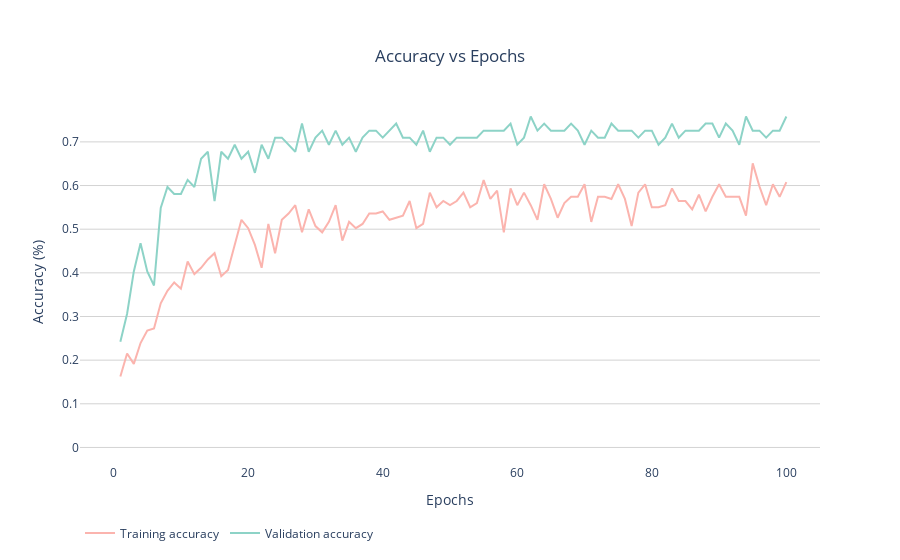
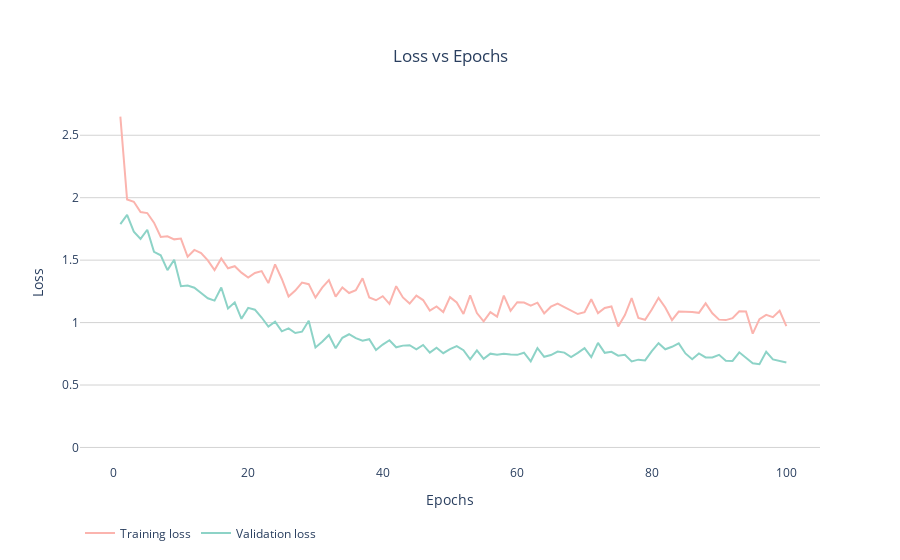

Notebook code for these charts, in order:
### Code cell
acc = history.history['acc']
val_acc = history.history['val_acc']
loss = history.history['loss']
val_loss = history.history['val_loss']
epochs = list(range(1, len(acc)+1))

acc_data = {'Training accuracy': acc, 'Validation accuracy':val_acc}
loss_data = {'Training loss': loss, 'Validation loss':val_loss}

colors = [px.colors.qualitative.Pastel1[0], px.colors.qualitative.Set3[0]]
show_fig(acc_data, epochs, colors, 'Accuracy (%)', 'Accuracy vs Epochs')

show_fig(loss_data, epochs, colors, 'Loss', 'Loss vs Epochs')

# acc_list_dic.append(acc_data)
# loss_list_dic.append(loss_data)
